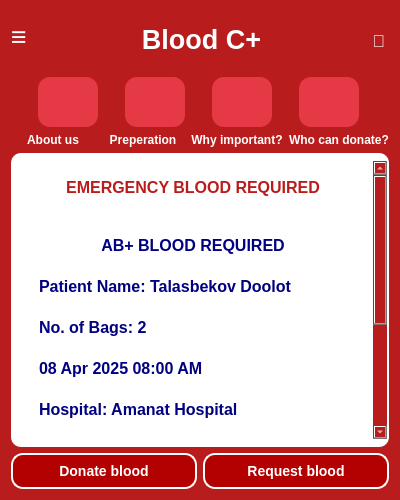
<?xml version="1.0" encoding="UTF-8"?>
<ui version="4.0">
 <class>BloodDonation</class>
 <widget class="QWidget" name="BloodDonation">
  <property name="geometry">
   <rect>
    <x>0</x>
    <y>0</y>
    <width>400</width>
    <height>500</height>
   </rect>
  </property>
  <property name="minimumSize">
   <size>
    <width>400</width>
    <height>500</height>
   </size>
  </property>
  <property name="maximumSize">
   <size>
    <width>400</width>
    <height>500</height>
   </size>
  </property>
  <property name="cursor">
   <cursorShape>ArrowCursor</cursorShape>
  </property>
  <property name="windowTitle">
   <string>Blood Donation</string>
  </property>
  <property name="styleSheet">
   <string notr="true">background-color: #b91c1c; color: white; font-weight: bold;</string>
  </property>
  <layout class="QVBoxLayout" name="verticalLayout">
   <item>
    <widget class="QWidget" name="topBar" native="true">
     <property name="minimumSize">
      <size>
       <width>0</width>
       <height>60</height>
      </size>
     </property>
     <property name="styleSheet">
      <string notr="true">background-color: #b91c1c; color: white; font-weight: bold;</string>
     </property>
     <widget class="QLabel" name="menuIcon">
      <property name="geometry">
       <rect>
        <x>0</x>
        <y>10</y>
        <width>20</width>
        <height>36</height>
       </rect>
      </property>
      <property name="font">
       <font>
        <pointsize>20</pointsize>
        <bold>true</bold>
       </font>
      </property>
      <property name="text">
       <string>≡</string>
      </property>
      <property name="alignment">
       <set>Qt::AlignLeading|Qt::AlignLeft|Qt::AlignTop</set>
      </property>
     </widget>
     <widget class="QLabel" name="titleText">
      <property name="geometry">
       <rect>
        <x>130</x>
        <y>10</y>
        <width>121</width>
        <height>36</height>
       </rect>
      </property>
      <property name="font">
       <font>
        <pointsize>20</pointsize>
        <bold>true</bold>
       </font>
      </property>
      <property name="text">
       <string>Blood C+</string>
      </property>
      <property name="alignment">
       <set>Qt::AlignCenter</set>
      </property>
     </widget>
     <widget class="QLabel" name="bellIcon">
      <property name="geometry">
       <rect>
        <x>350</x>
        <y>20</y>
        <width>24</width>
        <height>23</height>
       </rect>
      </property>
      <property name="font">
       <font>
        <pointsize>13</pointsize>
        <bold>true</bold>
       </font>
      </property>
      <property name="text">
       <string>🔔</string>
      </property>
      <property name="alignment">
       <set>Qt::AlignRight|Qt::AlignTop|Qt::AlignTrailing</set>
      </property>
     </widget>
    </widget>
   </item>
   <item>
    <layout class="QHBoxLayout" name="horizontalLayout">
     <property name="spacing">
      <number>0</number>
     </property>
     <item>
      <widget class="QPushButton" name="searchBtn">
       <property name="sizePolicy">
        <sizepolicy hsizetype="Minimum" vsizetype="Minimum">
         <horstretch>0</horstretch>
         <verstretch>0</verstretch>
        </sizepolicy>
       </property>
       <property name="minimumSize">
        <size>
         <width>60</width>
         <height>50</height>
        </size>
       </property>
       <property name="maximumSize">
        <size>
         <width>60</width>
         <height>50</height>
        </size>
       </property>
       <property name="styleSheet">
        <string notr="true">QPushButton {
    background-color: #e63946;
    color: white;
    border-radius: 12px;
    padding: 8px 8px;
    font-size: 16px;
    font-weight: bold;
    border: none;
}

QPushButton:hover {
    background-color: #d62839;
}

QPushButton:pressed {
    background-color: #ba1f33;
}</string>
       </property>
       <property name="text">
        <string/>
       </property>
       <property name="icon">
        <iconset>
         <normaloff>information.png</normaloff>information.png</iconset>
       </property>
       <property name="iconSize">
        <size>
         <width>30</width>
         <height>30</height>
        </size>
       </property>
      </widget>
     </item>
     <item>
      <widget class="QPushButton" name="orgBtn">
       <property name="minimumSize">
        <size>
         <width>60</width>
         <height>50</height>
        </size>
       </property>
       <property name="maximumSize">
        <size>
         <width>60</width>
         <height>50</height>
        </size>
       </property>
       <property name="styleSheet">
        <string notr="true">QPushButton {
    background-color: #e63946;
    color: white;
    border-radius: 12px;
    padding: 8px 8px;
    font-size: 16px;
    font-weight: bold;
    border: none;
}

QPushButton:hover {
    background-color: #d62839;
}

QPushButton:pressed {
    background-color: #ba1f33;
}</string>
       </property>
       <property name="text">
        <string/>
       </property>
       <property name="icon">
        <iconset>
         <normaloff>clipboard.png</normaloff>clipboard.png</iconset>
       </property>
       <property name="iconSize">
        <size>
         <width>30</width>
         <height>30</height>
        </size>
       </property>
      </widget>
     </item>
     <item>
      <widget class="QPushButton" name="donateBtn">
       <property name="minimumSize">
        <size>
         <width>60</width>
         <height>50</height>
        </size>
       </property>
       <property name="maximumSize">
        <size>
         <width>60</width>
         <height>50</height>
        </size>
       </property>
       <property name="styleSheet">
        <string notr="true">QPushButton {
    background-color: #e63946;
    color: white;
    border-radius: 12px;
    padding: 8px 16px;
    font-size: 16px;
    font-weight: bold;
    border: none;
}

QPushButton:hover {
    background-color: #d62839;
}

QPushButton:pressed {
    background-color: #ba1f33;
}</string>
       </property>
       <property name="text">
        <string/>
       </property>
       <property name="icon">
        <iconset>
         <normaloff>warning.png</normaloff>warning.png</iconset>
       </property>
       <property name="iconSize">
        <size>
         <width>35</width>
         <height>35</height>
        </size>
       </property>
      </widget>
     </item>
     <item>
      <widget class="QPushButton" name="tipsBtn">
       <property name="minimumSize">
        <size>
         <width>60</width>
         <height>50</height>
        </size>
       </property>
       <property name="maximumSize">
        <size>
         <width>60</width>
         <height>50</height>
        </size>
       </property>
       <property name="styleSheet">
        <string notr="true">QPushButton {
    background-color: #e63946;
    color: white;
    border-radius: 12px;
    padding: 8px 16px;
}

QPushButton:hover {
    background-color: #d62839;
}

QPushButton:pressed {
    background-color: #ba1f33;
}</string>
       </property>
       <property name="text">
        <string/>
       </property>
       <property name="icon">
        <iconset>
         <normaloff>blood-drop.png</normaloff>blood-drop.png</iconset>
       </property>
       <property name="iconSize">
        <size>
         <width>35</width>
         <height>35</height>
        </size>
       </property>
      </widget>
     </item>
    </layout>
   </item>
   <item>
    <layout class="QHBoxLayout" name="horizontalLayout_2">
     <item>
      <widget class="QLabel" name="label_4">
       <property name="styleSheet">
        <string notr="true"/>
       </property>
       <property name="text">
        <string>About us</string>
       </property>
       <property name="alignment">
        <set>Qt::AlignHCenter|Qt::AlignTop</set>
       </property>
      </widget>
     </item>
     <item>
      <widget class="QLabel" name="label">
       <property name="text">
        <string>Preperation</string>
       </property>
       <property name="alignment">
        <set>Qt::AlignCenter</set>
       </property>
      </widget>
     </item>
     <item>
      <widget class="QLabel" name="label_2">
       <property name="text">
        <string>Why important?</string>
       </property>
       <property name="alignment">
        <set>Qt::AlignCenter</set>
       </property>
      </widget>
     </item>
     <item>
      <widget class="QLabel" name="label_3">
       <property name="text">
        <string>Who can donate?</string>
       </property>
       <property name="alignment">
        <set>Qt::AlignCenter</set>
       </property>
      </widget>
     </item>
    </layout>
   </item>
   <item>
    <widget class="QScrollArea" name="scrollArea">
     <property name="styleSheet">
      <string notr="true">QWidget {
    border-radius: 10px;
    padding: 8px 2px;
    font-size: 16px;
    font-weight: bold;
    border: none;
	color: rgb(0,0,128);
	background-color: rgb(255, 255, 255);
}</string>
     </property>
     <property name="widgetResizable">
      <bool>true</bool>
     </property>
     <widget class="QWidget" name="scrollContent">
      <property name="geometry">
       <rect>
        <x>0</x>
        <y>-364</y>
        <width>361</width>
        <height>635</height>
       </rect>
      </property>
      <property name="styleSheet">
       <string notr="true">background-color: rgb(255, 255, 255);</string>
      </property>
      <layout class="QVBoxLayout" name="scrollLayout">
       <item>
        <widget class="QLabel" name="emergencyTitle">
         <property name="styleSheet">
          <string notr="true">color:  #b91c1c;</string>
         </property>
         <property name="text">
          <string>EMERGENCY BLOOD REQUIRED</string>
         </property>
         <property name="alignment">
          <set>Qt::AlignCenter</set>
         </property>
        </widget>
       </item>
       <item>
        <widget class="QFrame" name="bloodCard">
         <property name="frameShape">
          <enum>QFrame::StyledPanel</enum>
         </property>
         <layout class="QVBoxLayout" name="cardLayout">
          <item>
           <widget class="QLabel" name="bloodTitle">
            <property name="styleSheet">
             <string notr="true">color: rgb(0,0,128);</string>
            </property>
            <property name="text">
             <string>AB+ BLOOD REQUIRED</string>
            </property>
            <property name="alignment">
             <set>Qt::AlignCenter</set>
            </property>
           </widget>
          </item>
          <item>
           <widget class="QLabel" name="patientInfo">
            <property name="styleSheet">
             <string notr="true">color: rgb(0,0,128);</string>
            </property>
            <property name="text">
             <string>Patient Name: Talasbekov Doolot</string>
            </property>
           </widget>
          </item>
          <item>
           <widget class="QLabel" name="bagsInfo">
            <property name="styleSheet">
             <string notr="true">color: rgb(0,0,128);</string>
            </property>
            <property name="text">
             <string>No. of Bags: 2</string>
            </property>
           </widget>
          </item>
          <item>
           <widget class="QLabel" name="transfusionInfo">
            <property name="styleSheet">
             <string notr="true">color: rgb(0, 0, 128);</string>
            </property>
            <property name="text">
             <string>08 Apr 2025 08:00 AM</string>
            </property>
           </widget>
          </item>
          <item>
           <widget class="QLabel" name="hospitalInfo">
            <property name="styleSheet">
             <string notr="true">color: rgb(0, 0, 128);</string>
            </property>
            <property name="text">
             <string>Hospital: Amanat Hospital </string>
            </property>
           </widget>
          </item>
          <item>
           <widget class="QLabel" name="locationInfo">
            <property name="styleSheet">
             <string notr="true">color: rgb(0, 0, 128);</string>
            </property>
            <property name="text">
             <string>Location: Bishkek, Turusbekova 881</string>
            </property>
           </widget>
          </item>
         </layout>
        </widget>
       </item>
       <item>
        <widget class="QLabel" name="impactImage">
         <property name="styleSheet">
          <string notr="true">color: rgb(9, 9, 9);</string>
         </property>
         <property name="text">
          <string/>
         </property>
         <property name="pixmap">
          <pixmap>images.jpeg</pixmap>
         </property>
         <property name="alignment">
          <set>Qt::AlignCenter</set>
         </property>
        </widget>
       </item>
       <item>
        <widget class="QTableWidget" name="tableWidget"/>
       </item>
      </layout>
     </widget>
    </widget>
   </item>
   <item>
    <layout class="QHBoxLayout" name="bottomNav">
     <item>
      <widget class="QPushButton" name="pushButton">
       <property name="styleSheet">
        <string notr="true">/* Общий стиль для всего окна */
QWidget {
    background-color: #b30000; /* насыщенный красный */
    font-family: 'Segoe UI', sans-serif;
    color: white;
}

/* Заголовки */
QLabel#titleLabel {
    font-size: 24px;
    font-weight: bold;
    color: white;
}

/* Подзаголовки и текст */
QLabel {
    font-size: 14px;
    color: white;
}

/* Поля ввода */
QLineEdit {
    background-color: white;
    border: 2px solid #ff4d4d;
    border-radius: 10px;
    padding: 6px;
    color: #333;
    font-size: 14px;
}

/* Фокус на поле */
QLineEdit:focus {
    border: 2px solid #ff1a1a;
}

/* Кнопки */
QPushButton {
    background-color: #b30000;
    color: white;
    font-weight: bold;
    font-size: 14px;
    border-radius: 12px;
    padding: 8px 16px;
    border: 2px solid white;
}

QPushButton:hover {
    background-color: #ffcccc;
    color: #800000;
}

QPushButton:pressed {
    background-color: #ffe6e6;
    border: 2px solid #ff9999;
}

/* Ошибки или уведомления */
QLabel#errorLabel {
    color: #ffcccc;
    font-size: 12px;
}

/* Кнопки внизу: Sign In / Sign Up переключение */
QPushButton#switchButton {
    background: transparent;
    color: white;
    font-size: 12px;
    text-decoration: underline;
    border: none;
}

QPushButton#switchButton:hover {
    color: #ff9999;
}</string>
       </property>
       <property name="text">
        <string>Donate blood</string>
       </property>
      </widget>
     </item>
     <item>
      <widget class="QPushButton" name="pushButton_2">
       <property name="styleSheet">
        <string notr="true">/* Общий стиль для всего окна */
QWidget {
    background-color: #b30000; /* насыщенный красный */
    font-family: 'Segoe UI', sans-serif;
    color: white;
}

/* Заголовки */
QLabel#titleLabel {
    font-size: 24px;
    font-weight: bold;
    color: white;
}

/* Подзаголовки и текст */
QLabel {
    font-size: 14px;
    color: white;
}

/* Поля ввода */
QLineEdit {
    background-color: white;
    border: 2px solid #ff4d4d;
    border-radius: 10px;
    padding: 6px;
    color: #333;
    font-size: 14px;
}

/* Фокус на поле */
QLineEdit:focus {
    border: 2px solid #ff1a1a;
}

/* Кнопки */
QPushButton {
    background-color: #b30000;
    color: white;
    font-weight: bold;
    font-size: 14px;
    border-radius: 12px;
    padding: 8px 16px;
    border: 2px solid white;
}

QPushButton:hover {
    background-color: #ffcccc;
    color: #800000;
}

QPushButton:pressed {
    background-color: #ffe6e6;
    border: 2px solid #ff9999;
}

/* Ошибки или уведомления */
QLabel#errorLabel {
    color: #ffcccc;
    font-size: 12px;
}

/* Кнопки внизу: Sign In / Sign Up переключение */
QPushButton#switchButton {
    background: transparent;
    color: white;
    font-size: 12px;
    text-decoration: underline;
    border: none;
}

QPushButton#switchButton:hover {
    color: #ff9999;
}</string>
       </property>
       <property name="text">
        <string>Request blood</string>
       </property>
      </widget>
     </item>
    </layout>
   </item>
  </layout>
 </widget>
 <resources/>
 <connections/>
</ui>
